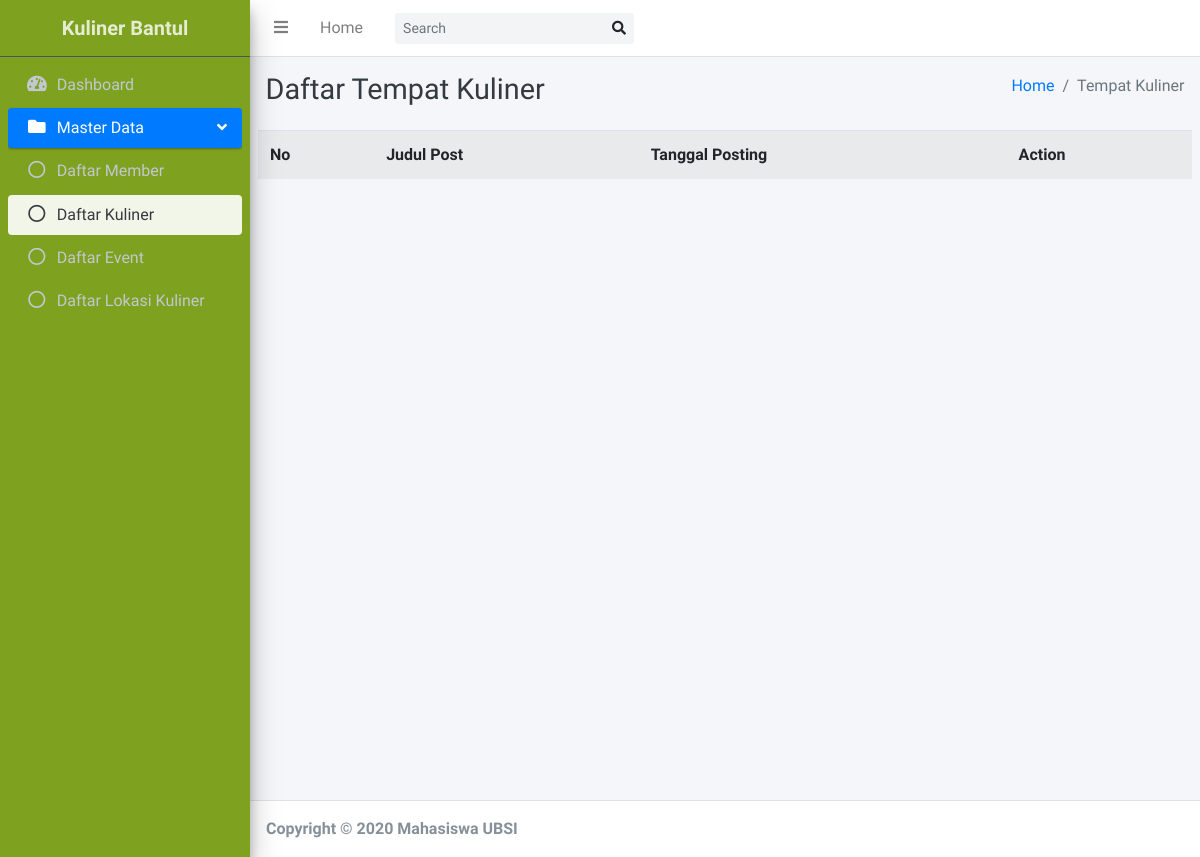
The page /index.php/admin/daftar_tempat_kuliner on the database as committed earlier.
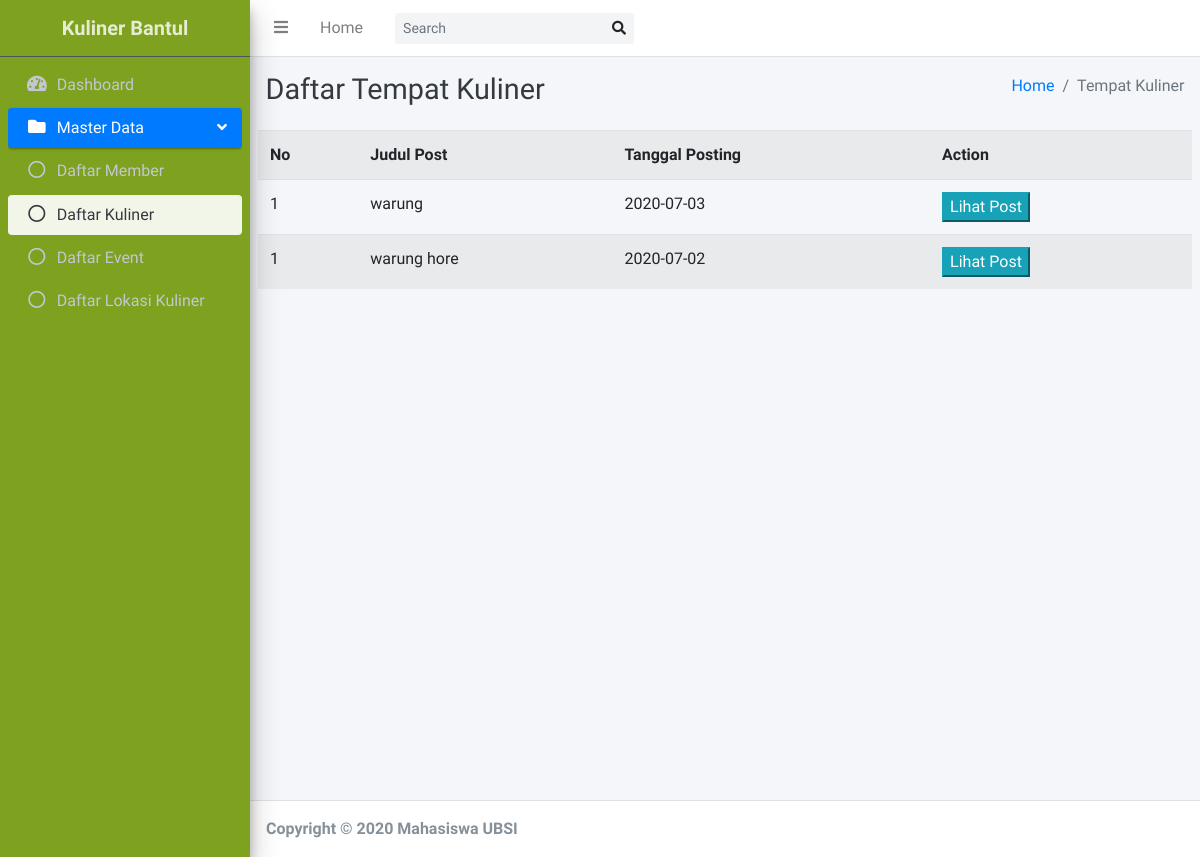
The same page on the database as committed later.
### tables this page shows
CREATE TABLE `post` (
  `id_post` varchar(40) NOT NULL,
  `id_user` varchar(50) NOT NULL,
  `id_jenis_post` varchar(40) NOT NULL,
  `judul_post` varchar(250) NOT NULL,
  `alamat` varchar(300) NOT NULL,
  `konten` varchar(4000) NOT NULL,
  `jam_buka` varchar(30) DEFAULT NULL,
  `tanggal` varchar(50) DEFAULT NULL,
  `tanggal_posting` varchar(40) NOT NULL,
  `approved` int(11) NOT NULL
);

### application/controllers/Admin.php (called while the page is built, shortened)
<?php
class Admin extends CI_Controller
{
    public function daftar_tempat_kuliner()
    {
        $data['tempat_kuliner'] = $this->PostModel->get_post_tempat_kuliner()->result_array();
        $this->load->view('templates/admin-header');
        $this->load->view('templates/admin-sidebar');
        $this->load->view('admin/daftar_tempat_kuliner', $data);
        $this->load->view('templates/admin-footer');
    }
}

### index.php (called while the page is built, shortened)
<?php
require_once BASEPATH.'core/CodeIgniter.php';

### application/models/PostModel.php (called while the page is built, shortened)
<?php
class PostModel extends CI_Model
{
    public function get_post_tempat_kuliner()
    {
        $this->db->select('nama_user,jam_buka,username,username,image,post.id_post,post.id_user,id_jenis_post,judul_post,tanggal_posting,alamat,konten,id_map,latitude,longitude');
        $this->db->from('post');
        $this->db->join('maps', 'post.id_post = maps.id_post');
        $this->db->join('user', 'post.id_user = user.id_user');
        $this->db->where('id_jenis_post', 'klr1587608474');
        $this->db->where('approved', '1');
        $this->db->order_by('tanggal_posting', 'DESC');
        return $this->db->get();
    }
}

### application/views/admin/daftar_tempat_kuliner.php (the view)
<div class="content-wrapper">
    <div class="content-header">
        <div class="container-fluid">
            <div class="row mb-2">
                <div class="col-sm-6">
                    <h1 class="m-0 text-dark">Daftar Tempat Kuliner</h1>
                </div>
                <div class="col-sm-6">
                    <ol class="breadcrumb float-sm-right">
                        <li class="breadcrumb-item"><a href="<?= base_url('admin') ?>">Home</a></li>
                        <li class="breadcrumb-item active">Tempat Kuliner</li>
                    </ol>
                </div>
            </div>
        </div>
    </div>
    <div class="content">
        <div class="row">
            <div class="col">
                <table class="table table-striped">
                    <tr>
                        <th>No</th>
                        <th>Judul Post</th>
                        <th>Tanggal Posting</th>
                        <th>Action</th>
                    </tr>
                    <?php foreach ($tempat_kuliner as $kuliner) : ?>
                        <?php $no = 1 ?>
                        <tr>
                            <td><?= $no ?></td>
                            <td><?= $kuliner['judul_post'] ?></td>
                            <td><?= date('Y-m-d', $kuliner['tanggal_posting']) ?></td>
                            <td><button onclick="window.location.href = '<?= base_url('admin/preview_post/') . $kuliner['id_post'] . '/' . $kuliner['id_jenis_post'] ?>'" class="btn-info mr-1">Lihat Post</button></td>
                        </tr>
                    <?php endforeach ?>
                </table>
            </div>
        </div>
    </div>
</div>

### application/views/templates/admin-header.php (shortened to what this page needs)
<!DOCTYPE html>
<html lang="en">
<head>
    <link rel="stylesheet" href="https://cdnjs.cloudflare.com/ajax/libs/font-awesome/5.13.0/css/all.min.css" />
    <link rel="stylesheet" href="http://code.ionicframework.com/ionicons/2.0.1/css/ionicons.min.css">
    <link rel="stylesheet" href="<?= base_url('/assets/css/adminlte.css') ?>">
    <link rel="stylesheet" href="https://cdnjs.cloudflare.com/ajax/libs/leaflet/1.6.0/leaflet.css">
</head>
<body class="hold-transition sidebar-mini">
    <div class="wrapper">
        <nav class="main-header navbar navbar-expand navbar-white navbar-light">
            <ul class="navbar-nav">
                <li class="nav-item">
                    <a class="nav-link" data-widget="pushmenu" href="#"><i class="fas fa-bars"></i></a>
                </li>
                <li class="nav-item d-none d-sm-inline-block">
                    <a href="<?= base_url('admin') ?>" class="nav-link">Home</a>
                </li>
            </ul>
            <form class="form-inline ml-3">
                <div class="input-group input-group-sm">
                    <input class="form-control form-control-navbar" type="search" placeholder="Search" aria-label="Search">
                    <div class="input-group-append">
                        <button class="btn btn-navbar" type="submit">
                            <i class="fas fa-search"></i>
                        </button>
                    </div>
                </div>
            </form>
        </nav>

### application/views/templates/admin-sidebar.php (shortened to what this page needs)
<aside class="main-sidebar sidebar-dark-primary elevation-4" style="background-color: rgb(126, 161, 31)">
    <a href="<?= base_url('admin') ?>" class="brand-link">
        <span class="font-weight-bold d-flex justify-content-center">Kuliner Bantul</span>
    </a>
    <div class="sidebar">
        <nav class="mt-2">
            <ul class="nav nav-pills nav-sidebar flex-column" data-widget="treeview" role="menu" data-accordion="false">
                <li class="nav-item">
                    <?php if ($this->uri->segment(2) === null) : ?>
                        <a href="<?= base_url('admin') ?>" class="nav-link active">
                            <!-- <i class="fas fa-tachometer-alt nav-icon"></i>
                            <p>Dashboard</p>
                        </a> -->
                        <?php else : ?>
                            <a href="<?= base_url('admin') ?>" class="nav-link  ">
                            <?php endif ?>
                            <i class="fas fa-tachometer-alt nav-icon"></i>
                            <p>Dashboard</p>
                            </a>
                </li>
                <?php if ($this->uri->segment(2) !== null) : ?>
                    <li class="nav-item has-treeview menu-open">
                        <a href="#" class="nav-link active">
                        <?php else : ?>
                    <li class="nav-item has-treeview">
                        <a href="#" class="nav-link">
                        <?php endif ?>
                        <i class="nav-icon fas fa-folder"></i>
                        <p>
                            Master Data
                            <i class="right fas fa-angle-left"></i>
                        </p>
                        </a>
                        <ul class="nav nav-treeview">
                            <li class="nav-item">
                                <?php if ($this->uri->segment(2) === 'daftar_member') : ?>
                                    <a href="<?= base_url('admin/daftar_member') ?>" class="nav-link active">
                                    <?php else : ?>
                                        <a href="<?= base_url('admin/daftar_member') ?>" class="nav-link">
                                        <?php endif ?>
                                        <i class="far fa-circle nav-icon"></i>
                                        <p>Daftar Member</p>
                                        </a>
                            </li>
                            <li class="nav-item">
                                <?php if ($this->uri->segment(2) === 'daftar_tempat_kuliner') : ?>
                                    <a href="<?= base_url('admin/daftar_tempat_kuliner') ?>" class="nav-link active">
                                    <?php else : ?>
                                        <a href="<?= base_url('admin/daftar_tempat_kuliner') ?>" class="nav-link">
                                        <?php endif ?>
                                        <i class="far fa-circle nav-icon"></i>
                                        <p>Daftar Kuliner</p>
                                        </a>
                            </li>
                            <li class="nav-item">
                                <?php if ($this->uri->segment(2) === 'daftar_event_kuliner') : ?>
                                    <a href="<?= base_url('admin/daftar_event_kuliner') ?>" class="nav-link active">
                                    <?php else : ?>
                                        <a href="<?= base_url('admin/daftar_event_kuliner') ?>" class="nav-link">
                                        <?php endif ?>
                                        <i class="far fa-circle nav-icon"></i>
                                        <p>Daftar Event</p>
                                        </a>
                            </li>
                            <li class="nav-item">
                                <?php if ($this->uri->segment(2) === 'daftar_lokasi_kuliner') : ?>
                                    <a href="<?= base_url('admin/daftar_lokasi_kuliner') ?>" class="nav-link active">
                                    <?php else : ?>
                                        <a href="<?= base_url('admin/daftar_lokasi_kuliner') ?>" class="nav-link">
                                        <?php endif ?>
                                        <i class="far fa-circle nav-icon"></i>
                                        <p>Daftar Lokasi Kuliner</p>
                                        </a>
                            </li>
                        </ul>
                    </li>
            </ul>
        </nav>
    </div>
</aside>

### application/views/templates/admin-footer.php (shortened to what this page needs)
<footer class="main-footer">
    <strong>Copyright &copy; <?= date('Y') ?> Mahasiswa UBSI</strong>
</footer>
</div>
</body>
</html>

Rows that differ between the two databases and show on the page:
added post: no "1", judul_post "warung", tanggal_posting "2020-07-03"
added post: no "1", judul_post "warung hore", tanggal_posting "2020-07-02"
